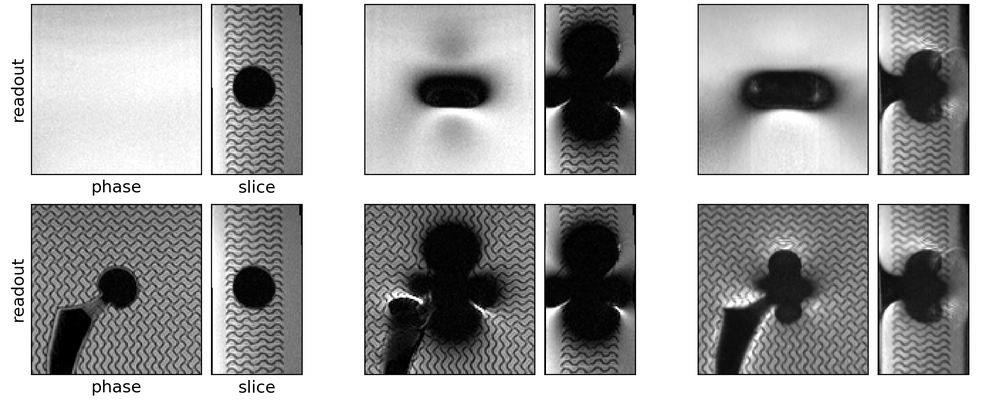
#> input picture rsl/metal-intro-lattice.png, 1000 x 400 px, shrunk from 3000 x 1200 before the run; its folder holds only this picture in this run
$ python -i masks_old.py   (imports and definitions only)
#> lines starting #> are read from the running program, lines starting #| are printed output that depends on the picture; after the words box and inside, x2 and y2 are one past the last pixel; in counts of white or black regions, pixels touching at a corner belong together
#> further down, picture is the input picture: shape (400, 1000, 3); min 0, max 255, mean 167.4
import numpy as np
import scipy.ndimage as ndi
from skimage import filters, morphology, util

from util import safe_divide


# no longer needed - but make an artifact map function that just takes the difference of plastic and metal, then safe_divides by median filtered plastic image, masking for implant
def get_typical_level(image, mask_signal=None, mask_implant=None, filter_size=10):
    if mask_implant is None:
        mask_empty = get_mask_empty(image)
        mask_implant = get_mask_implant(mask_empty)
    if mask_signal is None:
        mask_signal = get_mask_signal(image)
    footprint = morphology.cube(filter_size)
    signal_sum = ndi.generic_filter(image * mask_signal, np.sum, footprint=footprint)
    signal_count = ndi.generic_filter(mask_signal, np.sum, footprint=footprint, output=float)
    signal_mean =  np.divide(signal_sum, signal_count, out=np.zeros_like(signal_sum), where=signal_count > (filter_size ** 3) / 4)
    signal_mean[signal_mean==0] = np.median(signal_mean[mask_signal]) # fill in remaining implant void
    # can do something more accurate than median?
    # could run the selective mean filter again but only use the result to update the implant region until it’s filled
    # or just run it with a larger filter to begin with as done for SNR
    # the problem is that it can make signal_ref biased by the bright side of the phantom.
    return signal_mean


# unused, leave it for the future to see if it works
# [12 lines left out: function get_mask_lattice, not called in this run]

# only used as input for implant mask, or where it shouldn't be needed, as for distortion masks (no structure out there!)
def get_mask_empty(image, filter_radius=3):
#> called with filter_radius = 3
    image = ndi.median_filter(image, footprint=morphology.ball(filter_radius))  # remove noise & structure
    mask = image < filters.threshold_otsu(image) # global Otsu
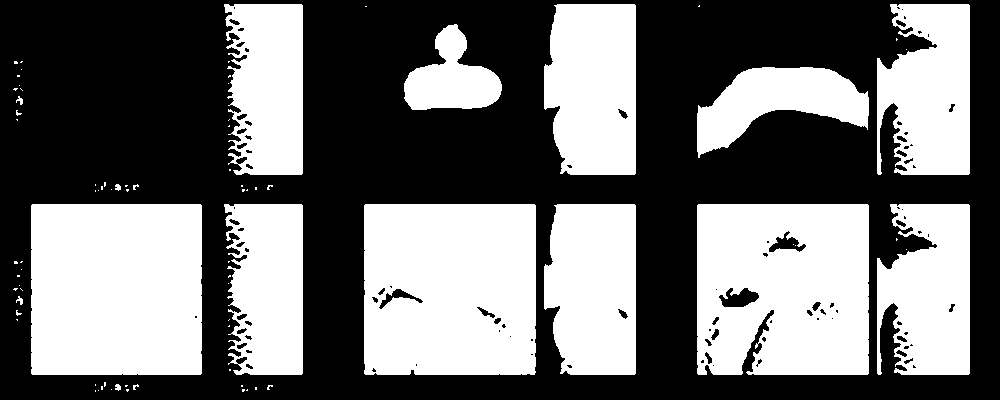
#> mask: shape (400, 1000, 3) bool; 44.2% white; 81 white regions (66 under 20 px), largest, box (x1, y1, x2, y2) and area: (31, 204, 202, 375) 29202, (364, 204, 536, 375) 28934, (697, 204, 869, 375) 27743
    mask = morphology.binary_opening(mask, morphology.ball(filter_radius))  # erosion (min), then dilation (max)
#> mask: shape (400, 1000, 3) bool; 43% white; 14 white regions, largest, box (x1, y1, x2, y2) and area: (31, 204, 202, 375) 29176, (364, 204, 536, 375) 28790, (697, 204, 869, 375) 27265
    return mask

# no longer needed
def get_mask_signal(image, filter_size=5, mask_implant=None):
    if mask_implant is None:
        mask_empty = get_mask_empty(image)
        mask_implant = get_mask_implant(mask_empty)
    image = np.abs(image)
    image = util.img_as_ubyte(image / np.max(image))
    threshold = filters.rank.otsu(image, morphology.cube(filter_size))  # local Otsu
    mask = image > threshold
    # mask = np.ones_like(mask)
    # mask = morphology.binary_erosion(mask, footprint=morphology.ball(1))
    # mask = np.logical_and(mask, ~mask_implant)
    return mask

# can do this much more simply with lattice-free images. just a global otsu threshold and binary_opening will do
def get_mask_implant(mask_empty, verbose=False):
#> called with verbose = False
    labels, max_label = morphology.label(mask_empty, return_num=True)
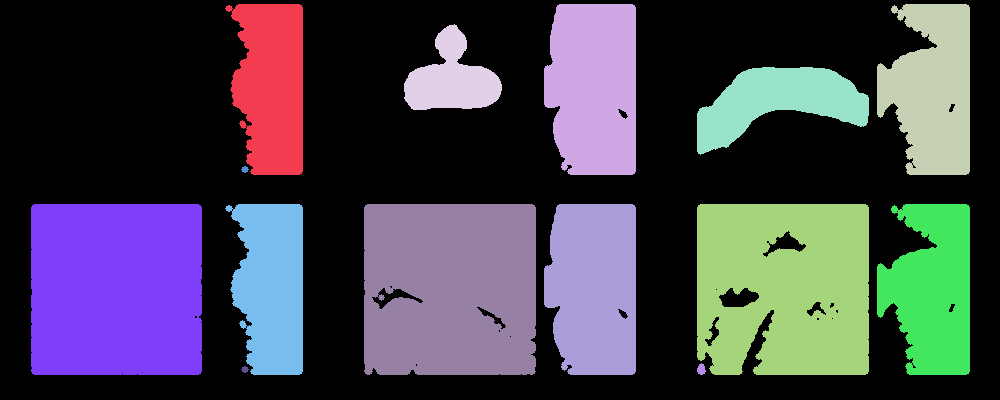
#> labels: shape (400, 1000, 3) int32; 15 distinct labels, from 0 to 14; one colour per label, 0 black
#> max_label = 14
    if verbose:
        print_labels(labels, max_label)
    counts = [np.sum(labels == i) for i in range(max_label+1)]
#> counts = [684312, 31824, 42597, 36141, 14217, 24210, 108, 87528, 31824, 86370, 42597, 81795, 36141, 228, 108]
    order = np.argsort(counts)
#> order = [6, 14, 13, 4, 5, 8, 1, 3, 12, 10, 2, 11, 9, 7, 0]
    implant = order[-3] # implant is usually the 3rd largest group (after air/frame, oil)
#> implant = 9
    mask = (labels == implant)
#> mask: shape (400, 1000, 3) bool; 7.2% white; 1 white region, box (x1, y1, x2, y2) and area: (364, 204, 536, 375) 28790
    mask = morphology.binary_dilation(mask, footprint=morphology.ball(1))
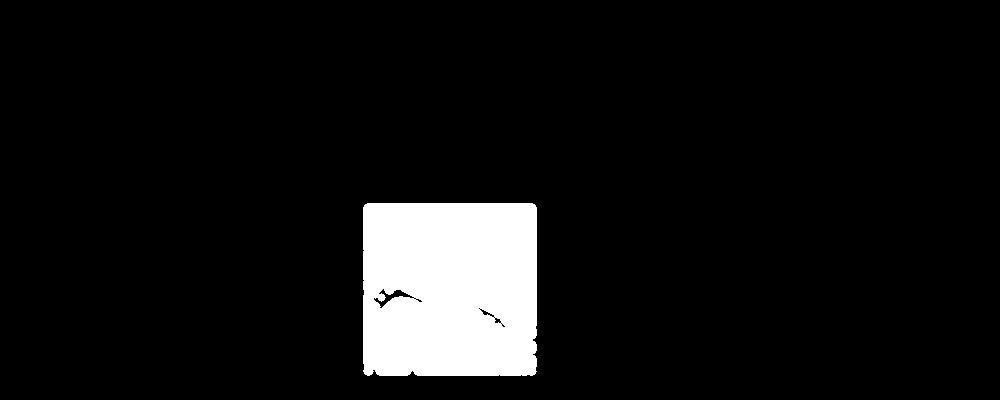
#> mask: shape (400, 1000, 3) bool; 7.4% white; 1 white region, box (x1, y1, x2, y2) and area: (363, 203, 537, 376) 29693
    return mask

# unused, and can just use morphology.remove_small_objects for this?
# [30 lines left out: functions remove_smaller_than, get_mask_register, get_mask_artifact, not called in this run]

# scrap
def get_mask_artifact_old(error):
    mask, _ = get_mask_extrema(error, 0.3, 'mean', abs_margin=True)
    return mask

# scrap
def get_mask_hyper(error):
    mask, _ = get_mask_extrema(error, 0.3, 'mean', abs_margin=False)
    return mask

# scrap
def get_mask_hypo(error):
    mask, _ = get_mask_extrema(error, -0.3, 'mean', abs_margin=False)
    return mask

# scrap
# [41 lines left out: functions get_mask_extrema, get_all_masks, not called in this run]

# scrap
def print_labels(labels, max_label):
    for i in range(max_label + 1):
        print('label == {} has size {}'.format(i, np.sum(labels==i)))

# scrap
# [18 lines left out: functions combine_masks_2, combine_masks, not called in this run]

>>> import cv2
>>> picture = cv2.imread('rsl/metal-intro-lattice.png')
>>> result = get_typical_level(picture)
#> in get_mask_signal, `threshold = filters.rank.otsu(image, morphology.cube(filter_size))`:
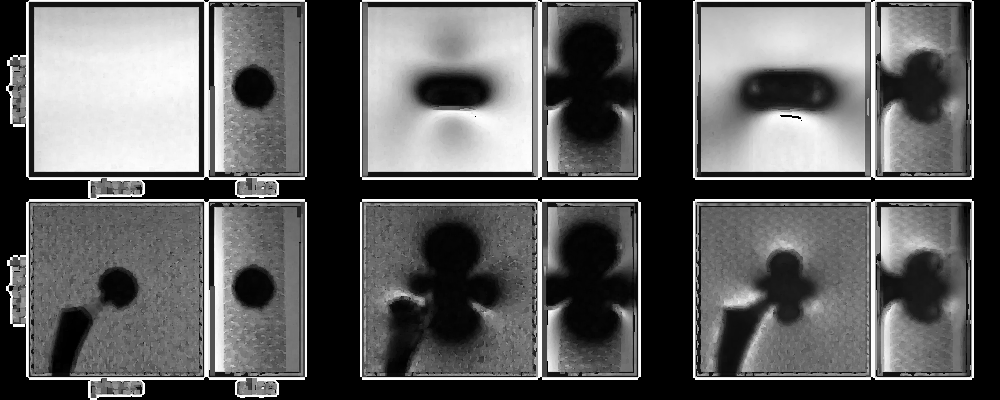
#> threshold: shape (400, 1000, 3); min 0, max 254, mean 97
#> in get_mask_signal, `mask = image > threshold`:
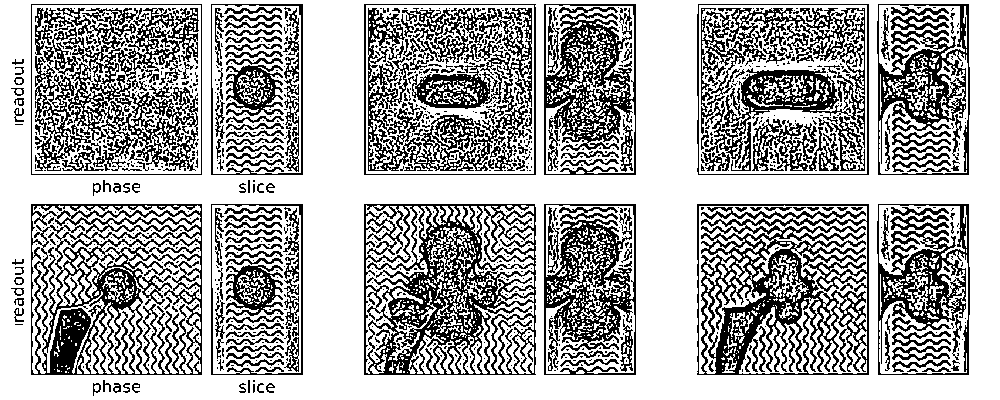
#> mask: shape (400, 1000, 3) bool; 67.2% white; black in thin lines or dots
#> in get_typical_level, `signal_sum = ndi.generic_filter(image * mask_signal, np.sum, footprint..`:
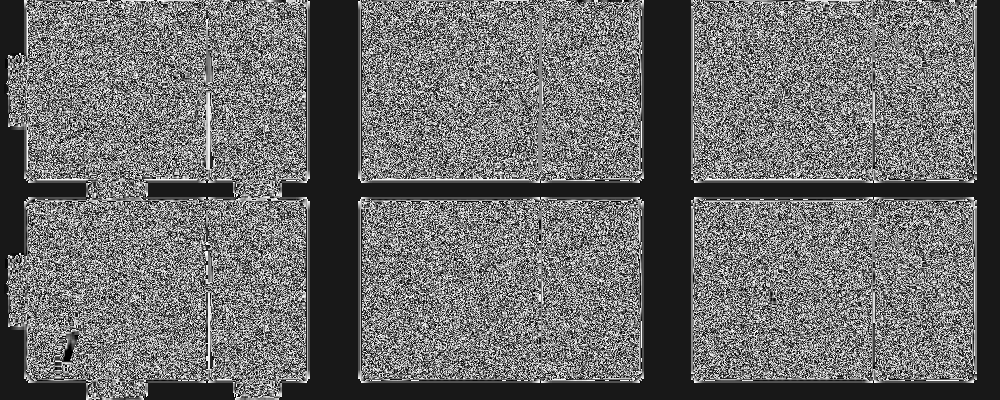
#> signal_sum: shape (400, 1000, 3); min 0, max 254, mean 106.3
#> in get_typical_level, `signal_count = ndi.generic_filter(mask_signal, np.sum, footprint=footp..`:
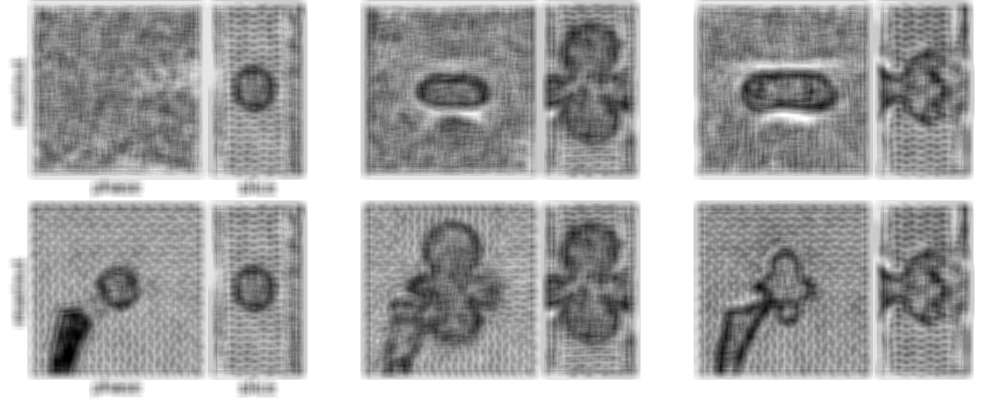
#> signal_count: shape (400, 1000, 3) float64; min 0, max 1000, mean 672.1; drawn with min black and max white
#> (the run stopped early here; a loop or call above may not have finished)
